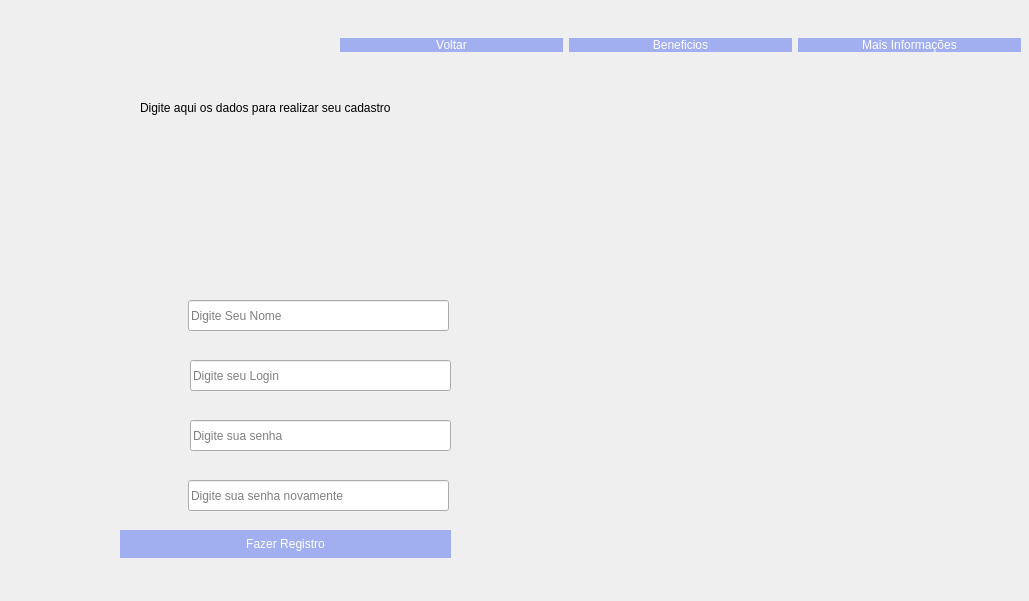
<?xml version="1.0" encoding="UTF-8"?>
<ui version="4.0">
 <class>Dialog</class>
 <widget class="QDialog" name="Dialog">
  <property name="geometry">
   <rect>
    <x>0</x>
    <y>0</y>
    <width>1029</width>
    <height>601</height>
   </rect>
  </property>
  <property name="windowTitle">
   <string>Dialog</string>
  </property>
  <widget class="QLabel" name="label">
   <property name="enabled">
    <bool>true</bool>
   </property>
   <property name="geometry">
    <rect>
     <x>-10</x>
     <y>-90</y>
     <width>1041</width>
     <height>691</height>
    </rect>
   </property>
   <property name="autoFillBackground">
    <bool>false</bool>
   </property>
   <property name="text">
    <string/>
   </property>
   <property name="textFormat">
    <enum>Qt::AutoText</enum>
   </property>
   <property name="pixmap">
    <pixmap>Background_registro.png</pixmap>
   </property>
   <property name="scaledContents">
    <bool>true</bool>
   </property>
  </widget>
  <widget class="QLabel" name="label_2">
   <property name="geometry">
    <rect>
     <x>40</x>
     <y>30</y>
     <width>271</width>
     <height>41</height>
    </rect>
   </property>
   <property name="text">
    <string/>
   </property>
   <property name="pixmap">
    <pixmap>logo ILLUSTRIOUSTOCK.png</pixmap>
   </property>
   <property name="scaledContents">
    <bool>true</bool>
   </property>
  </widget>
  <widget class="QWidget" name="horizontalLayoutWidget">
   <property name="geometry">
    <rect>
     <x>340</x>
     <y>10</y>
     <width>681</width>
     <height>71</height>
    </rect>
   </property>
   <layout class="QHBoxLayout" name="horizontalLayout_2">
    <item>
     <widget class="QPushButton" name="pushButton">
      <property name="acceptDrops">
       <bool>false</bool>
      </property>
      <property name="autoFillBackground">
       <bool>false</bool>
      </property>
      <property name="styleSheet">
       <string notr="true">background-color: rgb(161, 174, 239);
color: rgb(255, 255, 255);
border-style: outset;
border-with: 2px;
</string>
      </property>
      <property name="text">
       <string>Voltar</string>
      </property>
      <property name="checkable">
       <bool>false</bool>
      </property>
      <property name="flat">
       <bool>false</bool>
      </property>
     </widget>
    </item>
    <item>
     <widget class="QPushButton" name="pushButton_5">
      <property name="acceptDrops">
       <bool>false</bool>
      </property>
      <property name="autoFillBackground">
       <bool>false</bool>
      </property>
      <property name="styleSheet">
       <string notr="true">background-color: rgb(161, 174, 239);
color: rgb(255, 255, 255);
border-style: outset;
border-with: 2px;
border-radius: 15px;
border-color:black;</string>
      </property>
      <property name="text">
       <string>Beneficios</string>
      </property>
      <property name="checkable">
       <bool>false</bool>
      </property>
     </widget>
    </item>
    <item>
     <widget class="QPushButton" name="pushButton_3">
      <property name="styleSheet">
       <string notr="true">background-color: rgb(161, 174, 239);
color: rgb(255, 255, 255);
border-style: outset;
border-with: 2px;
border-radius: 15px;
border-color:black;</string>
      </property>
      <property name="text">
       <string>Mais Informações</string>
      </property>
     </widget>
    </item>
   </layout>
  </widget>
  <widget class="QLabel" name="label_3">
   <property name="geometry">
    <rect>
     <x>220</x>
     <y>140</y>
     <width>161</width>
     <height>141</height>
    </rect>
   </property>
   <property name="text">
    <string/>
   </property>
   <property name="pixmap">
    <pixmap>login_image.png</pixmap>
   </property>
   <property name="scaledContents">
    <bool>true</bool>
   </property>
  </widget>
  <widget class="QLabel" name="label_4">
   <property name="geometry">
    <rect>
     <x>120</x>
     <y>290</y>
     <width>50</width>
     <height>50</height>
    </rect>
   </property>
   <property name="text">
    <string/>
   </property>
   <property name="pixmap">
    <pixmap>id_image.png</pixmap>
   </property>
   <property name="scaledContents">
    <bool>true</bool>
   </property>
  </widget>
  <widget class="QLineEdit" name="lineEdit">
   <property name="geometry">
    <rect>
     <x>188</x>
     <y>300</y>
     <width>261</width>
     <height>31</height>
    </rect>
   </property>
   <property name="styleSheet">
    <string notr="true">border-color: rgb(161, 174, 239);</string>
   </property>
   <property name="text">
    <string/>
   </property>
   <property name="placeholderText">
    <string>Digite Seu Nome</string>
   </property>
  </widget>
  <widget class="QLabel" name="label_5">
   <property name="geometry">
    <rect>
     <x>118</x>
     <y>470</y>
     <width>50</width>
     <height>50</height>
    </rect>
   </property>
   <property name="text">
    <string/>
   </property>
   <property name="pixmap">
    <pixmap>senha_image.png</pixmap>
   </property>
   <property name="scaledContents">
    <bool>true</bool>
   </property>
  </widget>
  <widget class="QLineEdit" name="lineEdit_2">
   <property name="geometry">
    <rect>
     <x>188</x>
     <y>480</y>
     <width>261</width>
     <height>31</height>
    </rect>
   </property>
   <property name="styleSheet">
    <string notr="true">border-color: rgb(161, 174, 239);
</string>
   </property>
   <property name="text">
    <string/>
   </property>
   <property name="echoMode">
    <enum>QLineEdit::Password</enum>
   </property>
   <property name="placeholderText">
    <string>Digite sua senha novamente</string>
   </property>
  </widget>
  <widget class="QPushButton" name="pushButton_4">
   <property name="geometry">
    <rect>
     <x>120</x>
     <y>530</y>
     <width>331</width>
     <height>28</height>
    </rect>
   </property>
   <property name="styleSheet">
    <string notr="true">background-color: rgb(161, 174, 239);
color: rgb(255, 255, 255);
border-style: outset;
border-with: 2px;
border-radius: 15px;
border-color:black;</string>
   </property>
   <property name="text">
    <string>Fazer Registro</string>
   </property>
  </widget>
  <widget class="QLineEdit" name="lineEdit_3">
   <property name="geometry">
    <rect>
     <x>190</x>
     <y>360</y>
     <width>261</width>
     <height>31</height>
    </rect>
   </property>
   <property name="styleSheet">
    <string notr="true">border-color: rgb(161, 174, 239);</string>
   </property>
   <property name="text">
    <string/>
   </property>
   <property name="placeholderText">
    <string>Digite seu Login</string>
   </property>
  </widget>
  <widget class="QLabel" name="label_6">
   <property name="geometry">
    <rect>
     <x>120</x>
     <y>350</y>
     <width>50</width>
     <height>40</height>
    </rect>
   </property>
   <property name="text">
    <string/>
   </property>
   <property name="pixmap">
    <pixmap>login_image.png</pixmap>
   </property>
   <property name="scaledContents">
    <bool>true</bool>
   </property>
  </widget>
  <widget class="QLabel" name="label_7">
   <property name="geometry">
    <rect>
     <x>140</x>
     <y>100</y>
     <width>311</width>
     <height>16</height>
    </rect>
   </property>
   <property name="styleSheet">
    <string notr="true">font: 75 9pt &quot;MS Shell Dlg 2&quot;;</string>
   </property>
   <property name="text">
    <string>Digite aqui os dados para realizar seu cadastro</string>
   </property>
  </widget>
  <widget class="QLabel" name="label_8">
   <property name="geometry">
    <rect>
     <x>120</x>
     <y>410</y>
     <width>50</width>
     <height>50</height>
    </rect>
   </property>
   <property name="text">
    <string/>
   </property>
   <property name="pixmap">
    <pixmap>senha_image.png</pixmap>
   </property>
   <property name="scaledContents">
    <bool>true</bool>
   </property>
  </widget>
  <widget class="QLineEdit" name="lineEdit_4">
   <property name="geometry">
    <rect>
     <x>190</x>
     <y>420</y>
     <width>261</width>
     <height>31</height>
    </rect>
   </property>
   <property name="styleSheet">
    <string notr="true">border-color: rgb(161, 174, 239);
</string>
   </property>
   <property name="text">
    <string/>
   </property>
   <property name="echoMode">
    <enum>QLineEdit::Password</enum>
   </property>
   <property name="placeholderText">
    <string>Digite sua senha</string>
   </property>
  </widget>
  <widget class="QLabel" name="label_9">
   <property name="geometry">
    <rect>
     <x>120</x>
     <y>570</y>
     <width>331</width>
     <height>16</height>
    </rect>
   </property>
   <property name="text">
    <string/>
   </property>
  </widget>
 </widget>
 <resources/>
 <connections/>
</ui>
